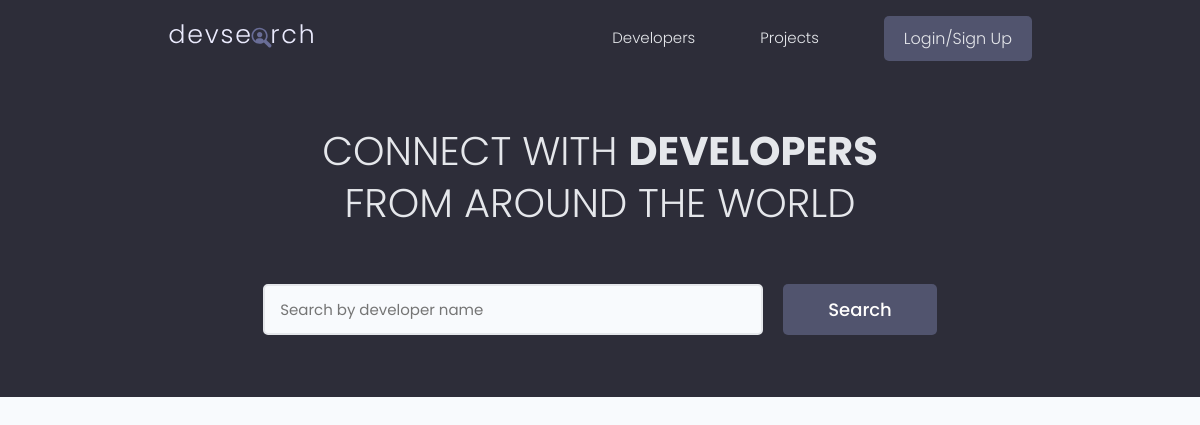
Before: / with the older database file.
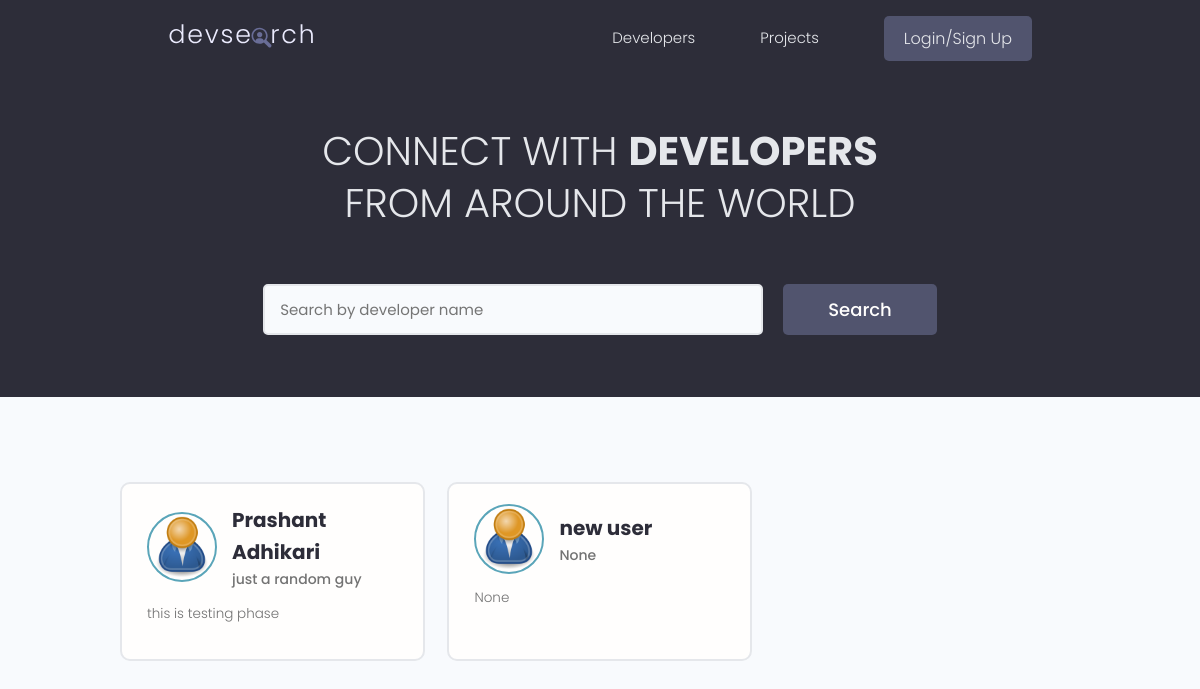
After: the same page with the newer database file.
### users/models.py (models this page shows, shortened)
class Profile(models.Model):
    user = models.OneToOneField(
        User, on_delete=models.CASCADE, null=True, blank=True)
    name = models.CharField(max_length=200, blank=True, null=True)
    email = models.EmailField(max_length=500, blank=True, null=True)
    username = models.CharField(max_length=200, blank=True, null=True)
    location = models.CharField(max_length=200, blank=True, null=True)
    short_intro = models.CharField(max_length=200, blank=True, null=True)
    bio = models.TextField(blank=True, null=True)
    profile_image = models.ImageField(
        blank=True, null=True, upload_to='profiles/', default="profiles/user-default.png")
    social_github = models.CharField(max_length=200, blank=True, null=True)
    social_twitter = models.CharField(max_length=200, blank=True, null=True)
    social_linkedin = models.CharField(max_length=200, blank=True, null=True)
    social_youtube = models.CharField(max_length=200, blank=True, null=True)
    social_website = models.CharField(max_length=200, blank=True, null=True)
    social_facebook = models.CharField(max_length=200, blank=True, null=True)
    created = models.DateTimeField(auto_now_add=True)
    id = models.UUIDField(default=uuid.uuid4, unique=True,
                          primary_key=True, editable=False)
    class Meta:
        ordering = ['created']
    @property
    def imageURL(self):
        try:
            url = self.profile_image.url
        except:
            url = ''
        return url

### users/views.py (the view)
# urls.py: path('', views.profiles, name='profiles'),
def profiles(request):
    profiles, search_query = searchProfiles(request)
    custom_range, profiles = paginateProfiles(request, profiles, 3)
    context = {'profiles': profiles, 'search_query': search_query,
               'custom_range': custom_range}
    return render(request, 'users/profiles.html', context)

### users/utils.py (called while the page is built)
def paginateProfiles(request, profiles, results):
    page = request.GET.get('page')
    paginator = Paginator(profiles, results)
    try:
        profiles = paginator.page(page)
    except PageNotAnInteger:
        page = 1
        profiles = paginator.page(page)
    except EmptyPage:
        page = paginator.num_pages
        profiles = paginator.page(page)
    leftIndex = (int(page) - 4)
    if leftIndex < 1:
        leftIndex = 1
    rightIndex = (int(page) + 5)
    if rightIndex > paginator.num_pages:
        rightIndex = paginator.num_pages + 1
    custom_range = range(leftIndex, rightIndex)
    return custom_range, profiles

def searchProfiles(request):
    search_query = ''
    if request.GET.get('search_query'):
        search_query = request.GET.get('search_query')
    skills = Skill.objects.filter(name__icontains=search_query)
    profiles = Profile.objects.distinct().filter(
        Q(name__icontains=search_query) |
        Q(short_intro__icontains=search_query) |
        Q(skill__in=skills)
    )
    return profiles, search_query

### users/templates/users/profiles.html (shortened to what this page needs)
{% extends 'main.html' %}
{% block content %}
<main class="home">
    <section class="hero-section text-center">
      <div class="container container--narrow">
        <div class="hero-section__box">
          <h2>CONNECT WITH <span>DEVELOPERS</span></h2>
          <h2>FROM AROUND THE WORLD</h2>
        </div>
        <div class="hero-section__search">
          <form id="searchForm" class="form" action="{% url 'profiles' %}" method="get">
            <div class="form__field">
              <input class="input input--text" id="formInput#search" type="text" name="search_query"
                placeholder="Search by developer name" value="{{search_query}}" >
            </div>
            <input class="btn btn--sub btn--lg" type="submit" value="Search" />
          </form>
        </div>
      </div>
    </section>
    <section class="devlist">
      <div class="container">
        <div class="grid grid--three">
            {% for profile in profiles %}
          <div class="column card">
            <div class="dev">
              <a href="{% url 'user-profile' profile.id %}" class="card__body">
                <div class="dev__profile">
                  <img class="avatar avatar--md" src="{{ profile.imageURL }}" alt="image" />
                  <div class="dev__meta">
                    <h3>{{profile.name}}</h3>
                    <h5>{{profile.short_intro|slice:"60"}}</h5>
                  </div>
                </div>
                <p class="dev__info">{{profile.bio|slice:"150"}}</p>
              </a>
            </div>
          </div>
          {% endfor %}
        </div>
      </div>
    </section>
  </main>
  {% endblock%}

### templates/main.html (shortened to what this page needs)
<!DOCTYPE html>
{% load static %}
<html lang="en">
<head>
    <link rel="stylesheet" href="https://cdn.iconmonstr.com/1.3.0/css/iconmonstr-iconic-font.min.css" />
    <link rel="stylesheet" href="{% static 'uikit/styles/uikit.css' %}" />
    <link rel="stylesheet" href="{% static 'styles/app.css' %}" />
</head>
<body>
    {% include 'navbar.html' %}
    {% block content %}
    {% endblock %}
</body>
</html>

### templates/navbar.html (shortened to what this page needs)
{% load static %}
<header class="header">
    <div class="container container--narrow">
      <a href="{% url 'profiles' %}" class="header__logo">
        <img src="{% static 'images/logo.svg' %}" alt="DevSearch Logo" />
      </a>
      <nav class="header__nav">
        <ul class="header__menu">
          <li class="header__menuItem"><a href="{% url 'profiles' %}">Developers</a></li>
          <li class="header__menuItem"><a href="{% url 'projects' %}">Projects</a></li>
          {% if request.user.is_authenticated %}
          <li class="header__menuItem"><a href="{% url 'inbox' %}">Inbox</a></li>
          <li class="header__menuItem"><a href="{% url 'account' %}">Account</a></li>
          <li class="header__menuItem"><a href="{% url 'logout' %}" class="btn btn--sub">Logout</a></li>
          {% else %}
          <li class="header__menuItem"><a href="{% url 'login' %}" class="btn btn--sub">Login/Sign Up</a></li>
          {% endif %}
        </ul>
      </nav>
    </div>
  </header>

### static/styles/app.css (style rules this page uses)
:root { --color-sub: #2d2d39; }
.btn--sub { background-color: var(--color-sub-light); }
.card { border: 2px solid var(--color-light); }
img { width: 100%; }
.header { position: sticky; z-index: 111; background-color: var(--color-sub); padding: 1.5rem 0; }
.header > .container { display: flex; justify-content: space-between; align-items: center; }
.header__logo > img { height: 3.8rem; }
.header__nav > ul { display: inline-flex; align-items: center; list-style: none; gap: 6.5rem; }
.header__menuItem > a { color: var(--color-light); font-weight: 300; }
.hero-section { height: 40vh; display: flex; align-items: center; background-color: var(--color-sub); }
.hero-section__box { margin-bottom: 4rem; }
.hero-section__box > h2, .hero-section__box > h2 > span { font-size: 4rem; color: var(--color-light); line-height: 1.3; text-transform: uppercase; }
.hero-section__box > h2 { font-weight: 300; }
.hero-section__box > h2 > span { font-weight: 700; }
.hero-section__search > .form { display: flex; align-items: center; justify-content: center; gap: 2rem; }
.hero-section__search > .form input.input--text { width: 50rem; }
.devlist { margin-top: 8rem; }
.devlist .grid { align-items: stretch; }
.devlist .dev .dev__profile { display: flex; align-items: center; gap: 1.5rem; }
.devlist .dev .dev__meta h3 { color: var(--color-sub); font-size: 2rem; font-weight: 700; }
.devlist .dev .dev__meta h5 { color: var(--color-text); font-size: 1.4rem; font-weight: 500; }
.devlist .dev .dev__info { margin: 1.5rem 0; font-size: 1.35rem; line-height: 1.4; text-align: justify; }

### static/uikit/styles/modules/_variables.css (style rules this page uses)
:root { --color-main: #5aa5b9; --color-main-light: #e6faff; --color-sub: #3f4156; --color-sub-light: #51546e; --color-sub-lighter: #ededfd; --color-text: #737373; --color-gray: #8b8b8b; --color-light: #e5e7eb; --color-light-gray: #767676; --color-bg: #f8fafd; --color-white: #fffefd; --color-white-light: #f3f3f3; --color-success: #359e64; --color-success-bg: #def8e8; --color-error: #fc4b0b; --color-error-bg: #fff2ee; --font-base: 'Poppins', arial, helvetica, 'Segoe UI', roboto, ubuntu, sans-serif; --font-monospace: 'Fira Code', 'Courier New', courier, monospace; --font-regular: 300; --font-medium: 500; --font-bold: 700; --generic-shadow: 1px 1px 5px #00000010; --generic-transition: all 0.3s ease-in-out; }

### static/uikit/styles/modules/_base.css (style rules this page uses)
* { margin: 0; padding: 0; box-sizing: border-box; text-rendering: optimizeLegibility; color: inherit; font-size: inherit; }
html { font-size: 50%; }
@media only screen and (min-width: 480px) { html { font-size: 56.25%; } }
@media only screen and (min-width: 1200px) { html { font-size: 62.5%; } }
body { line-height: 1.6; font-weight: 400; font-size: 1.5rem; color: var(--color-text); background-color: var(--color-bg); min-height: 100vh; }

### static/uikit/styles/modules/_typography.css (style rules this page uses)
* { font-family: var(--font-base); }
h2 { font-size: 3.6rem; font-weight: var(--font-bold); }
h3 { font-size: 3.2rem; font-weight: var(--font-medium); }
h5 { font-size: 2.4rem; font-weight: var(--font-medium); }
h5, h6 { font-weight: var(--font-regular); }
p, span, strong { font-size: 1.6rem; color: var(--color-text); font-weight: var(--font-regular); }
a { padding-bottom: 2px; text-decoration: none; display: inline-block; color: var(--color-main); font-weight: var(--font-medium); }

### static/uikit/styles/modules/_utilities.css (style rules this page uses)
.container { width: 92%; max-width: 165rem; margin: 0 auto; box-sizing: border-box; }
.container--narrow { width: 92%; max-width: 120rem; }
@media screen and (min-width: 1000px) { .container { width: 90%; } }
@media screen and (min-width: 1000px) { .container--narrow { width: 85%; } }
@media screen and (min-width: 1200px) { .container { width: 80%; } }
@media screen and (min-width: 1200px) { .container--narrow { width: 72%; } }
.text-center { text-align: center; }

### static/uikit/styles/modules/_avatar.css (style rules this page uses)
.avatar { border-radius: 50%; border: 2px solid var(--color-main); object-fit: cover; }
.avatar--md { height: 7rem; width: 7rem; }

### static/uikit/styles/modules/_button.css (style rules this page uses)
.btn { display: inline-block; position: relative; cursor: pointer; background-color: var(--color-light); font-weight: var(--font-medium); color: var(--color-sub); text-decoration: none; padding: 1rem 2rem; border-radius: 0.5rem; border: none; width: -webkit-fit-content; width: -moz-fit-content; width: fit-content; height: -webkit-fit-content; height: -moz-fit-content; height: fit-content; font-size: 1.6rem; outline-width: 0; outline-color: transparent; -webkit-backface-visibility: hidden; backface-visibility: hidden; transition: all 0.3s ease-in-out; }
.btn--sub { background-color: var(--color-sub); color: var(--color-white); }
.btn--lg { font-size: 1.8rem; padding: 1.2rem 4.5rem; }

Changed rows visible on the page:
added Profile: imageURL (placeholder picture), name "Prashant Adhikari", short_intro "just a random guy", bio "this is testing phase"
added Profile: imageURL (placeholder picture), name "new user", short_intro "None", bio "None"
